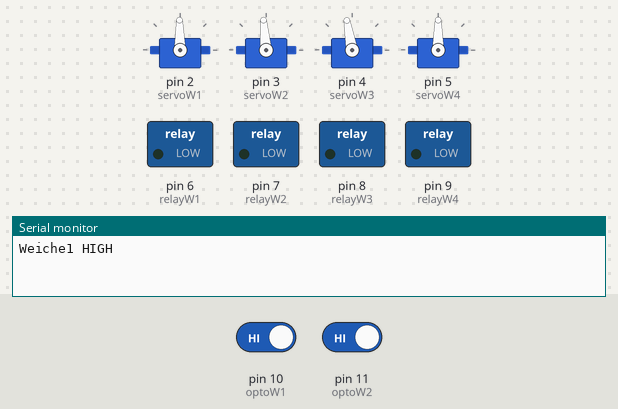
A sketch run on a simulated Arduino Uno, built with avr-gcc and run on an emulated ATmega328P. Parts: 4 × servo, switched loads named in the sketch (green lamp = pin HIGH), the last lines printed to the serial monitor. The test bench sets the inputs (shaded band); at power-on: pin 10 (optoW1) HIGH, pin 11 (optoW2) HIGH.

Above: at 2.27 s.
2.3 s: pin 10 (optoW1) driven LOW
5.7 s: pin 11 (optoW2) driven LOW
At 7.7 s:
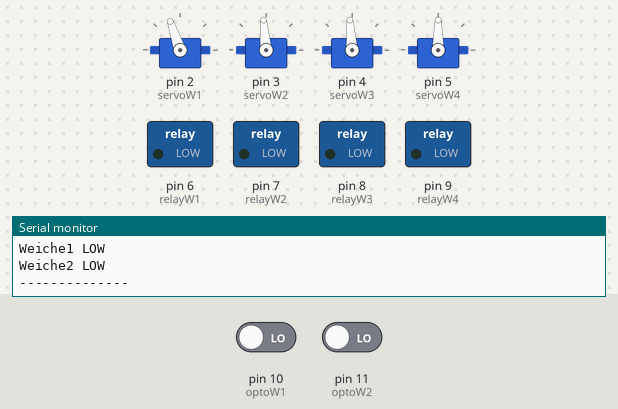
9.1 s: pin 10 (optoW1) driven HIGH
At 11.5 s:
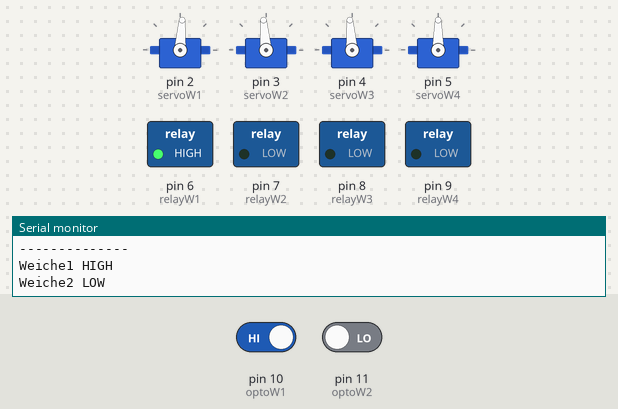
12.5 s: pin 10 (optoW1) driven LOW
At 13.16 s:
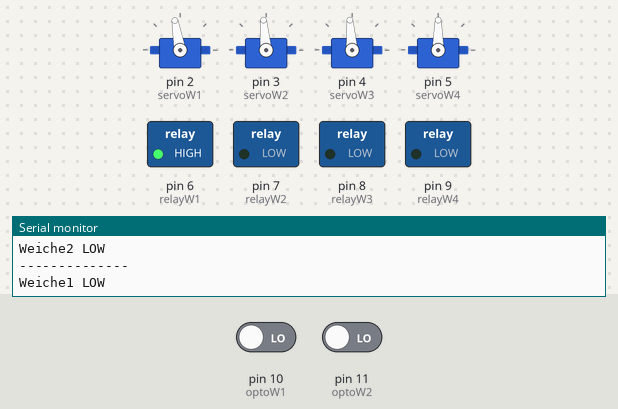
15.9 s: pin 11 (optoW2) driven HIGH
At 18.6 s:
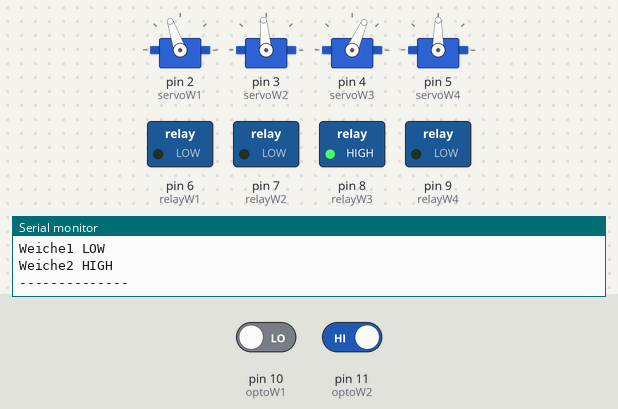
19.3 s: pin 10 (optoW1) driven HIGH
At 21.1 s:
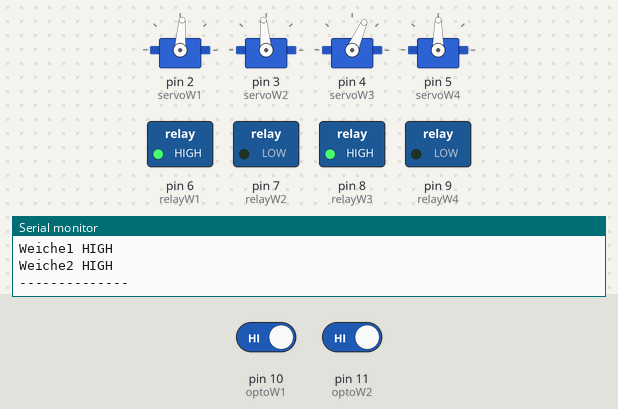
Timing chart, 0 to 22.6 s (numbered marks = the images above; inputs shaded):
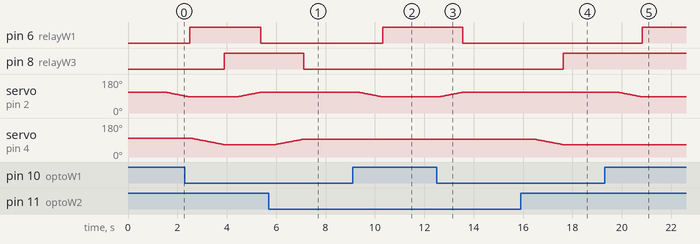

Measured:
- after the input at 5.7 s, pin 8 (relayW3): HIGH → LOW after 1.4 s; servo on pin 4 (servoW3): moves from 66° to 94° over 1.1 s, starting after 0.29 s
- after the input at 9.1 s, pin 6 (relayW1): LOW → HIGH after 1.2 s; servo on pin 2 (servoW1): moves from 109° to 86° over 0.88 s, starting after 0.29 s
- after the input at 12.5 s, pin 6 (relayW1): HIGH → LOW after 1.1 s; servo on pin 2 (servoW1): moves from 86° to 109° over 0.88 s, starting after 0.14 s
- after the input at 15.9 s, pin 8 (relayW3): LOW → HIGH after 1.7 s; servo on pin 4 (servoW3): moves from 94° to 66° over 1.1 s, starting after 0.60 s
- after the input at 19.3 s, pin 6 (relayW1): LOW → HIGH after 1.5 s; servo on pin 2 (servoW1): moves from 109° to 86° over 0.88 s, starting after 0.61 s

The sketch:

CommandUnit_12_v1.ino
```cpp
/*
 * mecs Weichensteuerung
 * B.Etter 30.09.2018
 */

/*
 * Steuereinheit 10
 * Version 1
 */
#include <Servo.h>

//Weiche 1 Einstellungen(müssen pro Weichen angepasst werden)
#define W1_Hi_Winkel 110
#define W1_Lo_Winkel 85
#define W1_Geschwindigkeit 40


//Weiche 2 Einstellungen(müssen pro Weichen angepasst werden)
#define W2_Hi_Winkel 95  //gerade                  //Mittenposition 88
#define W2_Lo_Winkel 65
#define W2_Geschwindigkeit 40
//Weiche 3 Einstellungen(müssen pro Weichen angepasst werden)
#define W3_Hi_Winkel 100
#define W3_Lo_Winkel 80
#define W3_Geschwindigkeit 40

//Weiche 4 Einstellungen(müssen pro Weichen angepasst werden)
#define W4_Hi_Winkel 90
#define W4_Lo_Winkel 40
#define W4_Geschwindigkeit 5


//Nicht verändern!!
#define optoW1 10
#define optoW2 11
#define optoW3 12
#define optoW4 13

#define relayW1 6
#define relayW2 7
#define relayW3 8
#define relayW4 9

#define servoW1 2
#define servoW2 3
#define servoW3 4
#define servoW4 5

#define hi HIGH
#define lo LOW

Servo servoObjW1;
Servo servoObjW2;
Servo servoObjW3;
Servo servoObjW4;

void setup() {
  Serial.begin(19200);

  pinMode(optoW1,INPUT);
  pinMode(relayW1,OUTPUT);
  pinMode(servoW1,OUTPUT);
  servoObjW1.attach(servoW1);
  servoObjW1.write(W1_Hi_Winkel);


  pinMode(optoW2,INPUT);
  pinMode(relayW2,OUTPUT);
  pinMode(servoW2,OUTPUT);
  servoObjW2.attach(servoW2);
  servoObjW2.write(W2_Hi_Winkel);

  pinMode(optoW3,INPUT);
  pinMode(relayW3,OUTPUT);
  pinMode(servoW3,OUTPUT);
  servoObjW3.attach(servoW3);
  servoObjW3.write(W3_Hi_Winkel);

  pinMode(optoW4,INPUT_PULLUP);
  pinMode(relayW4,OUTPUT);
  pinMode(servoW4,OUTPUT);
  servoObjW4.attach(servoW4);
  servoObjW4.write(W4_Hi_Winkel);

  delay(1000);
}

// TODO: Attach noch anpassen

void loop() {
  delay(500);

/*
 * Weiche 1
 */
  if (digitalRead(optoW1) == lo) {
    Serial.println("Weiche1 LOW");
    if (!servoObjW1.attached()) {
      servoObjW1.attach(servoW1);
      delay(200);
    }

    if (servoObjW1.read() != W1_Hi_Winkel){
      for (int pulselen = servoObjW1.read(); pulselen < W1_Hi_Winkel; pulselen++) {
        servoObjW1.write(pulselen);
        delay(W1_Geschwindigkeit);
      }
    }
    digitalWrite(relayW1,lo);

  } else {
    Serial.println("Weiche1 HIGH");
    if (!servoObjW1.attached()) {
      servoObjW1.attach(servoW1);
      delay(10);
    }

    if (servoObjW1.read() != W1_Lo_Winkel){
      for (int pulselen = servoObjW1.read(); pulselen > W1_Lo_Winkel; pulselen--) {
        servoObjW1.write(pulselen);
        delay(W1_Geschwindigkeit);
      }
    }
    digitalWrite(relayW1,hi);
  }

/*
 * Weiche 2
 */
  if (digitalRead(optoW2) == lo) {
    Serial.println("Weiche2 LOW");
    if (!servoObjW3.attached()) {
      servoObjW3.attach(servoW3);
      delay(200);
    }

    if (servoObjW3.read() != W2_Hi_Winkel){
      for (int pulselen = servoObjW3.read(); pulselen < W2_Hi_Winkel; pulselen++) {
        servoObjW3.write(pulselen);
        delay(W2_Geschwindigkeit);
      }
    }
    digitalWrite(relayW3,lo);

  } else {
    Serial.println("Weiche2 HIGH");
    if (!servoObjW3.attached()) {
      servoObjW3.attach(servoW3);
      delay(200);
    }

    if (servoObjW3.read() != W3_Lo_Winkel){
      for (int pulselen = servoObjW3.read(); pulselen > W2_Lo_Winkel; pulselen--) {
        servoObjW3.write(pulselen);
        delay(W3_Geschwindigkeit);
      }
    }
    digitalWrite(relayW3,hi);
  }

  Serial.println("--------------");
}
```
